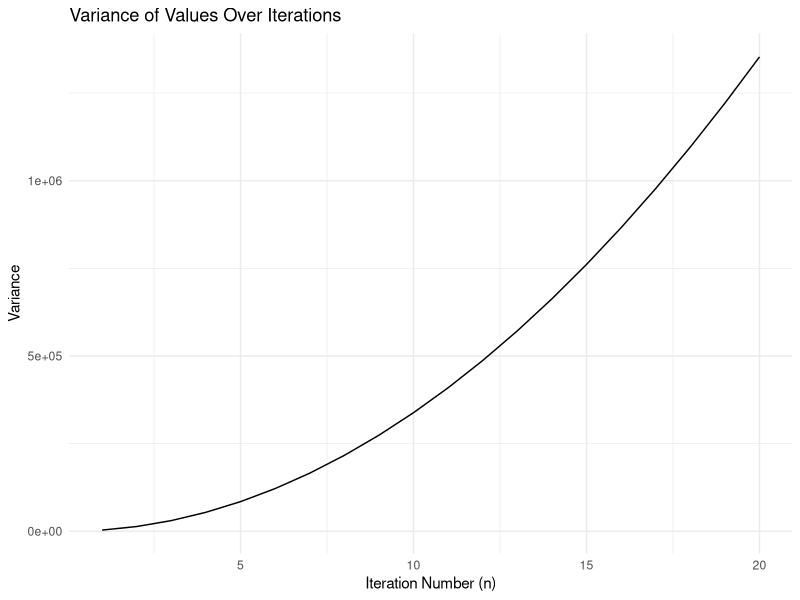

The R script that drew this image: (Note: this script raises an error after producing the figure.)
# File name: Week1_Synch_Session.R
# Description: This script contains code for the Week 1 synchronous session with a focus on measures of dispersion
# Date created: 2024-09-02
# Author: Nicholas Bell (belln@sas.upenn.edu)

# Load the tidyverse
library(tidyverse)

# In the video lecture, we were told that the reason we square the differences between the values and the mean when calculating variance is to avoid negative values canceling out positive values.
# There is actually a second reason: squaring the differences gives more weight to larger deviations from the mean, which is useful in many statistical contexts.
# Let's illustrate this with a simple example. I am going to generate a sequence of values with the same mean but increasing absolute distance from the mean at the extremes.

df <- data.frame()
for (i in 1:20) {
  # i is going to represent the magnitude of the deviation from the mean
  vals <- c()
  for (j in 1:100) {
    # j is going to represent the length of the vector
    start <- ifelse(length(vals) > 0, max(vals), 0) # Start at 0 for the first iteration, otherwise start at the max value of the previous iteration
    vals <- c(vals, start + i, -(start + i))
  }
  df <- rbind(
    df,
    data.frame(n = i, variance = sum((vals - 0)^2) / length(vals))
  )
}

# Now let's visualize the variance of these values as we increase the magnitude of the deviation from the mean.
ggplot(df, aes(x = n, y = variance)) +
  geom_line() +
  labs(
    title = "Variance of Values Over Iterations",
    x = "Iteration Number (n)",
    y = "Variance"
  ) +
  theme_minimal()

# What do you notice? The variance increases *expontentially* as the magnitude of the deviation from the mean increases. This is because squaring the differences gives more weight to larger deviations.

# Now let's talk about how we might use variance in a political science context.
# For this session, we will be using voteview_house_ideology.csv, which contains DW-NOMINATE scores for members of the U.S. House of Representatives from the 102nd Congress (1991-1992) to the 118th Congress (2023-2024).
df <- read_csv("data/voteview_house_ideology.csv")

# View the data
glimpse(df)

# This data represents a population because it contains all members of the U.S. House of Representatives from the 102nd to the 118th Congress.

# Let's start by calculating the central tendency and dispersion of the DW-NOMINATE scores (nominate_dim1) for all members in the dataset.
# Central Tendency

# Dispersion

# Coefficient of Variation

# Our research question is whether Democrats and Republicans have become more ideologically homogenous (less dispersed) over time.
# Let's calculate the standard deviation of nominate_dim1 for each party in each Congress.

# Now we can visualize the dispersion of DW-NOMINATE scores by party over time.
ggplot(dispersion_by_party) +
  geom_line(aes(x = congress, y = sd, color = factor(party))) +
  scale_color_manual(
    values = c("Democrat" = "#002B47", "Republican" = "#E71F1F")
  ) +
  scale_y_continuous(limits = c(0, NA)) +
  labs(
    title = "Dispersion of DW-NOMINATE Scores by Party Over Time",
    x = "Congress",
    y = "Standard Deviation",
    color = "Party Code"
  ) +
  theme_minimal()

# We might want to represent both the central tendency and dispersion of DW-NOMINATE scores in a single plot. Let's just focus on the Democratic party for now.
# To do this, we can use a geom layer called geom_errorbar.
dispersion_by_party |>
  filter(party == "Democrat") |>
  ggplot() +
  geom_col(aes(x = factor(congress), y = mean_dim1), fill = "#002B47") +
  scale_y_continuous(limits = c(-1, NA)) +
  labs(
    title = "Central Tendency and Dispersion of DW-NOMINATE Scores for Democrats Over Time",
    x = "Congress",
    y = "DW-NOMINATE Score"
  ) +
  theme_minimal()
